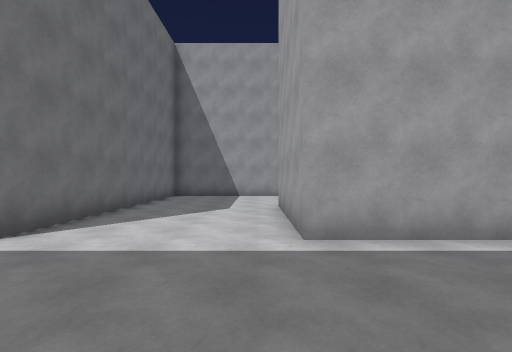
[1] (above)

24 first-person views from a walk through a 3-D level made in the Unity game engine. The camera is 1.5 m above the floor, looks level and sees 85° across. The floor is counted in squares, 1.89 m on a side. Each view is taken from the middle of a square. On the plan, view 1 faces up. The plan holds only what a view shows up to about 10 squares ahead; the rest is blank. The place goes on beyond the plan. The player character is not drawn.

[2]
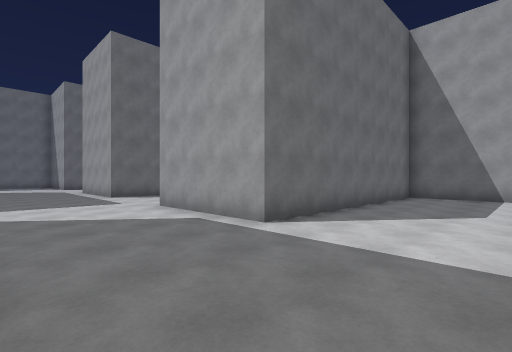

[3]
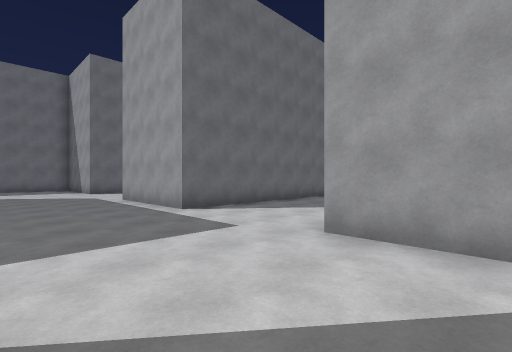

[4]
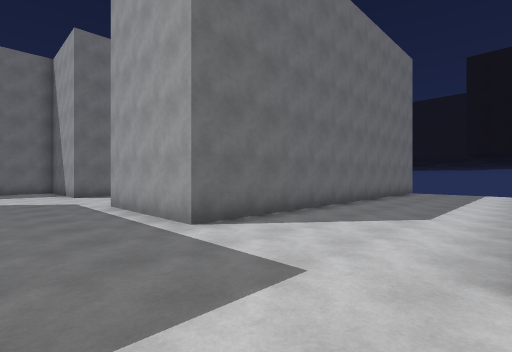

[5]
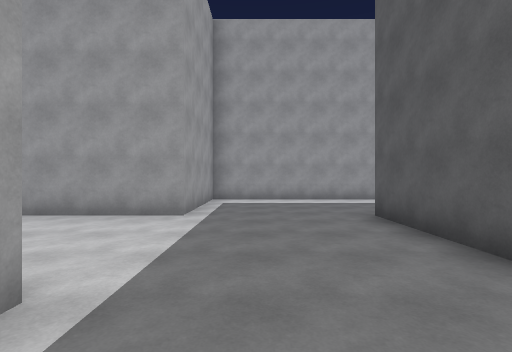

[6]
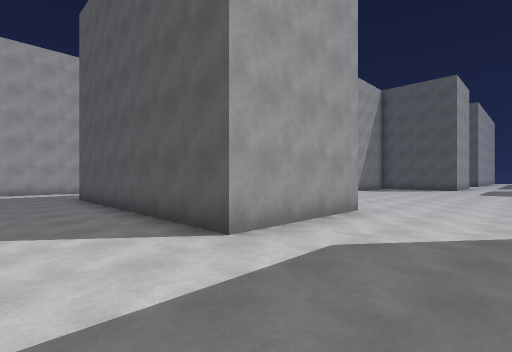

[7]
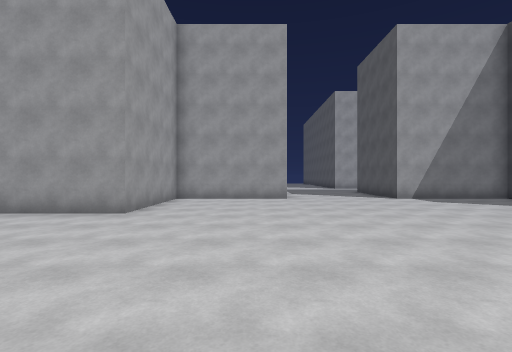

[8]
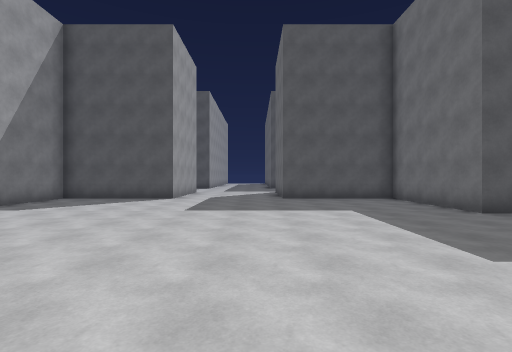

[9]
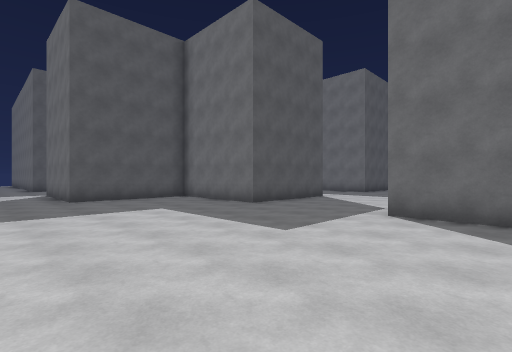

[10]
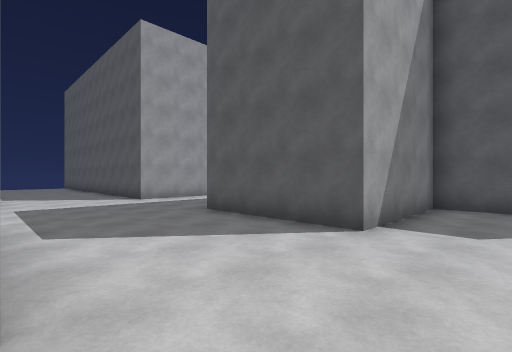

[11]
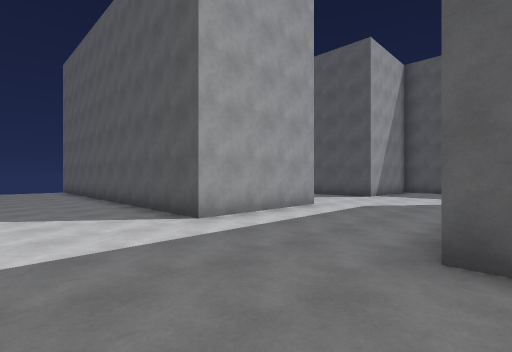

[12]
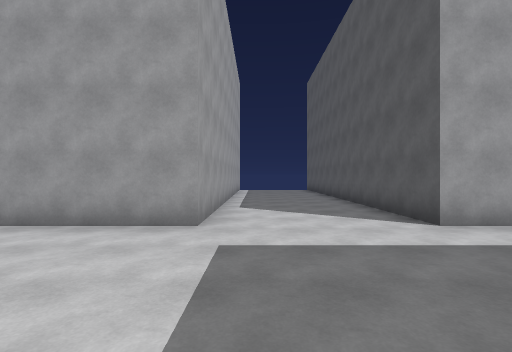

[13]
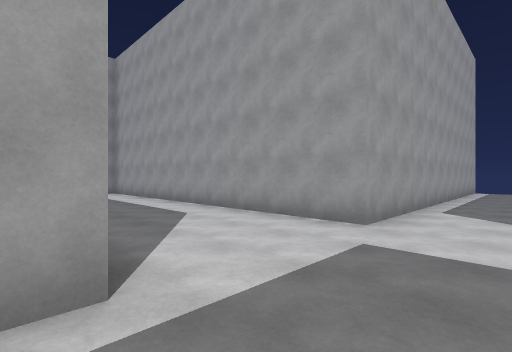

[14]
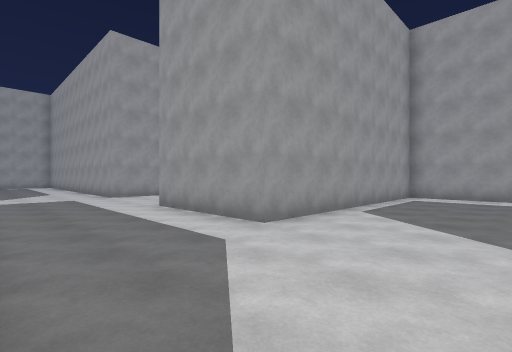

[15]
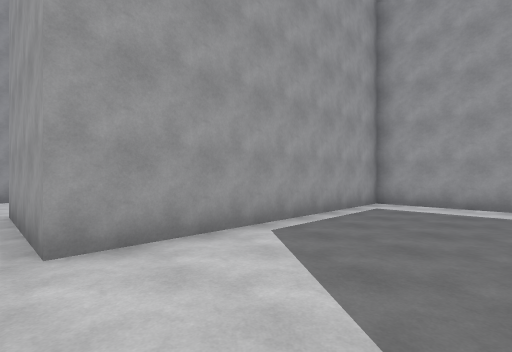

[16]
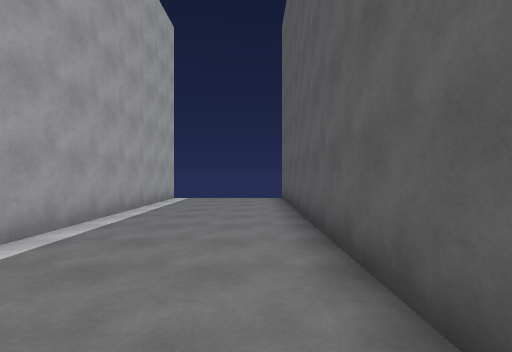

[17]
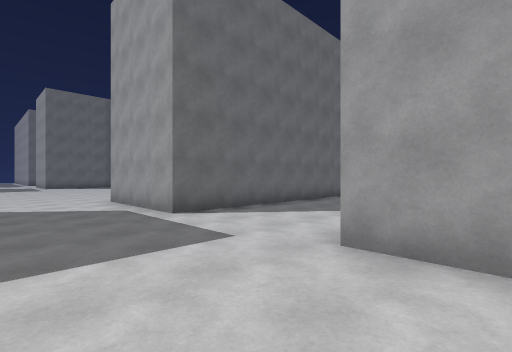

[18]
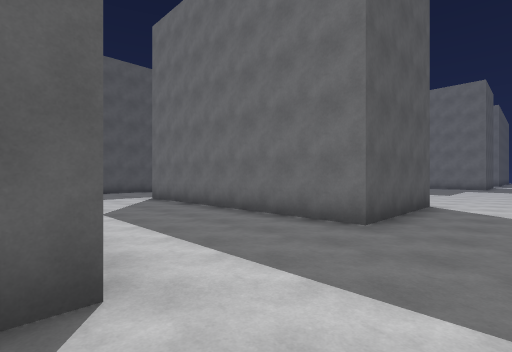

[19]
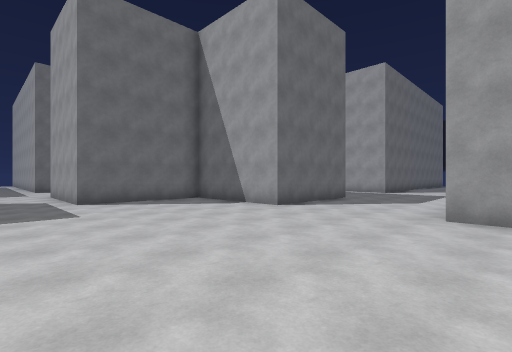

[20]
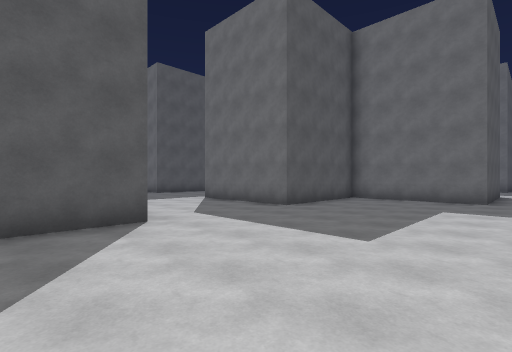

[21]
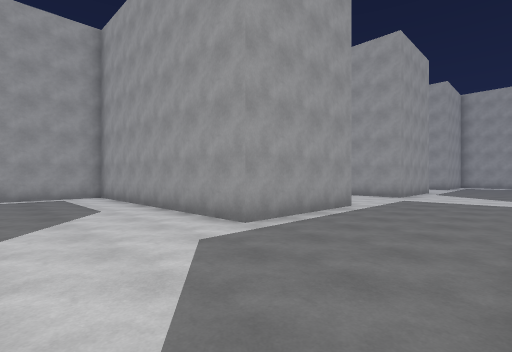

[22]
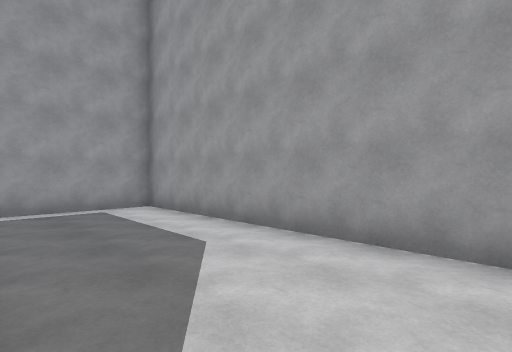

[23]
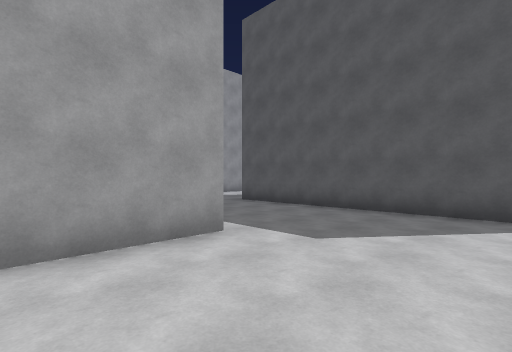

[24]
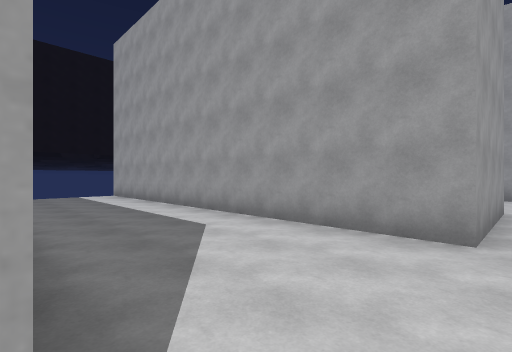

### Floor plan
Points are (right, up) in squares from view 1. A wall is a line through its corners. A room is listed if a view was taken in it or the views show most of it. See-through windows are left out.
Room 1 (views 1, 2, 3, 4, 5, 6, 7, 8, 9, 10, 11, 12, 13, 14, 15, 16, 17, 18, 19, 20, 21, 22, 23, 24)
walls: (0.6, -2.2) (0.6, -8.1) (-3.3, -8.1) (-3.3, -4.2) (-7.1, -4.2) (-7.1, -0.4) (0.6, -0.4); (-10.9, -0.8) (-10.9, -4.2) (-14.4, -4.2); (-14.8, -4.6) (-14.8, -8.1) (-18.1, -8.1); (-7.1, -15.8) (-3.3, -15.8) (-3.3, -11.9) (0.6, -11.9) (0.6, -19.5); (-17.8, -0.4) (-10.9, -0.4); (-18, -11.9) (-14.8, -11.9) (-14.8, -15.8) (-10.9, -15.8) (-10.9, -19.2); (-3.3, 10.9) (-3.3, 3.5) (-7.1, 3.5) (-7.1, 13.2); (-0.4, 11.2) (-3, 11.2); (-10.9, 11.2) (-10.9, 3.5) (-14.8, 3.5) (-14.8, 11.2) (-17.8, 11.2); (15.9, -8.1) (4.4, -8.1) (4.4, 3.5) (0.6, 3.5) (0.6, 7.1); (12.1, -18.8) (12.1, -15.8) (4.4, -15.8) (4.4, -11.9) (15.9, -11.9)

Where each view was taken, in squares from view 1:
view 1: 0 up, 0 right, facing up
view 2: 0 up, 0 right, facing up-left
view 3: 0 up, 5 left, facing up-left
view 4: 1 up, 7 left, facing up-left
view 5: 2 up, 5 left, facing right
view 6: 2 up, 10 left, facing down-right
view 7: 7 down, 13 left, facing right
view 8: 6 down, 10 left, facing down
view 9: 6 down, 9 left, facing down-left
view 10: 8 down, 5 left, facing down-right
view 11: 9 down, 0 right, facing down-right
view 12: 9 down, 0 right, facing right
view 13: 10 down, 0 right, facing up-right
view 14: 19 down, 1 right, facing up-right
view 15: 19 down, 4 right, facing up-right
view 16: 11 down, 6 right, facing right
view 17: 11 down, 6 right, facing up-left
view 18: 10 down, 5 right, facing down-left
view 19: 10 down, 6 left, facing up-left
view 20: 11 down, 5 left, facing down-left
view 21: 0 up, 18 left, facing up-right
view 22: 4 up, 18 left, facing up-right
view 23: 6 up, 18 left, facing down-right
view 24: 3 up, 11 left, facing up-right
